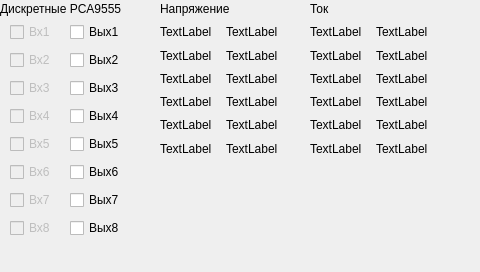
<?xml version="1.0" encoding="UTF-8"?>
<ui version="4.0">
 <class>DialogI2C</class>
 <widget class="QDialog" name="DialogI2C">
  <property name="geometry">
   <rect>
    <x>0</x>
    <y>0</y>
    <width>480</width>
    <height>272</height>
   </rect>
  </property>
  <property name="windowTitle">
   <string>I2C</string>
  </property>
  <widget class="QLabel" name="label">
   <property name="geometry">
    <rect>
     <x>0</x>
     <y>0</y>
     <width>151</width>
     <height>17</height>
    </rect>
   </property>
   <property name="text">
    <string>Дискретные PCA9555</string>
   </property>
  </widget>
  <widget class="QWidget" name="layoutWidget1">
   <property name="enabled">
    <bool>true</bool>
   </property>
   <property name="geometry">
    <rect>
     <x>70</x>
     <y>20</y>
     <width>64</width>
     <height>220</height>
    </rect>
   </property>
   <layout class="QGridLayout" name="gridLayout_2">
    <item row="0" column="0">
     <widget class="QCheckBox" name="radioButton1_2">
      <property name="enabled">
       <bool>true</bool>
      </property>
      <property name="text">
       <string>Вых1</string>
      </property>
     </widget>
    </item>
    <item row="1" column="0">
     <widget class="QCheckBox" name="radioButton2_2">
      <property name="enabled">
       <bool>true</bool>
      </property>
      <property name="text">
       <string>Вых2</string>
      </property>
     </widget>
    </item>
    <item row="2" column="0">
     <widget class="QCheckBox" name="radioButton3_2">
      <property name="enabled">
       <bool>true</bool>
      </property>
      <property name="text">
       <string>Вых3</string>
      </property>
     </widget>
    </item>
    <item row="3" column="0">
     <widget class="QCheckBox" name="radioButton4_2">
      <property name="enabled">
       <bool>true</bool>
      </property>
      <property name="text">
       <string>Вых4</string>
      </property>
     </widget>
    </item>
    <item row="4" column="0">
     <widget class="QCheckBox" name="radioButton5_2">
      <property name="enabled">
       <bool>true</bool>
      </property>
      <property name="text">
       <string>Вых5</string>
      </property>
     </widget>
    </item>
    <item row="5" column="0">
     <widget class="QCheckBox" name="radioButton6_2">
      <property name="enabled">
       <bool>true</bool>
      </property>
      <property name="text">
       <string>Вых6</string>
      </property>
     </widget>
    </item>
    <item row="6" column="0">
     <widget class="QCheckBox" name="radioButton7_2">
      <property name="enabled">
       <bool>true</bool>
      </property>
      <property name="text">
       <string>Вых7</string>
      </property>
     </widget>
    </item>
    <item row="7" column="0">
     <widget class="QCheckBox" name="radioButton8_2">
      <property name="enabled">
       <bool>true</bool>
      </property>
      <property name="text">
       <string>Вых8</string>
      </property>
     </widget>
    </item>
   </layout>
  </widget>
  <widget class="QWidget" name="layoutWidget">
   <property name="geometry">
    <rect>
     <x>10</x>
     <y>20</y>
     <width>54</width>
     <height>220</height>
    </rect>
   </property>
   <layout class="QGridLayout" name="gridLayout">
    <item row="0" column="0">
     <widget class="QCheckBox" name="radioButton1">
      <property name="enabled">
       <bool>false</bool>
      </property>
      <property name="text">
       <string>Вх1</string>
      </property>
     </widget>
    </item>
    <item row="1" column="0">
     <widget class="QCheckBox" name="radioButton2">
      <property name="enabled">
       <bool>false</bool>
      </property>
      <property name="text">
       <string>Вх2</string>
      </property>
     </widget>
    </item>
    <item row="2" column="0">
     <widget class="QCheckBox" name="radioButton3">
      <property name="enabled">
       <bool>false</bool>
      </property>
      <property name="text">
       <string>Вх3</string>
      </property>
     </widget>
    </item>
    <item row="3" column="0">
     <widget class="QCheckBox" name="radioButton4">
      <property name="enabled">
       <bool>false</bool>
      </property>
      <property name="text">
       <string>Вх4</string>
      </property>
     </widget>
    </item>
    <item row="4" column="0">
     <widget class="QCheckBox" name="radioButton5">
      <property name="enabled">
       <bool>false</bool>
      </property>
      <property name="text">
       <string>Вх5</string>
      </property>
     </widget>
    </item>
    <item row="5" column="0">
     <widget class="QCheckBox" name="radioButton6">
      <property name="enabled">
       <bool>false</bool>
      </property>
      <property name="text">
       <string>Вх6</string>
      </property>
     </widget>
    </item>
    <item row="6" column="0">
     <widget class="QCheckBox" name="radioButton7">
      <property name="enabled">
       <bool>false</bool>
      </property>
      <property name="text">
       <string>Вх7</string>
      </property>
     </widget>
    </item>
    <item row="7" column="0">
     <widget class="QCheckBox" name="radioButton8">
      <property name="enabled">
       <bool>false</bool>
      </property>
      <property name="text">
       <string>Вх8</string>
      </property>
     </widget>
    </item>
   </layout>
  </widget>
  <widget class="QWidget" name="layoutWidget">
   <property name="geometry">
    <rect>
     <x>310</x>
     <y>0</y>
     <width>126</width>
     <height>157</height>
    </rect>
   </property>
   <layout class="QGridLayout" name="gridLayout_3">
    <item row="0" column="0">
     <widget class="QLabel" name="label_3">
      <property name="text">
       <string>Ток</string>
      </property>
     </widget>
    </item>
    <item row="1" column="0">
     <widget class="QLabel" name="I1">
      <property name="text">
       <string>TextLabel</string>
      </property>
     </widget>
    </item>
    <item row="1" column="1">
     <widget class="QLabel" name="I7">
      <property name="text">
       <string>TextLabel</string>
      </property>
     </widget>
    </item>
    <item row="2" column="0">
     <widget class="QLabel" name="I2">
      <property name="text">
       <string>TextLabel</string>
      </property>
     </widget>
    </item>
    <item row="2" column="1">
     <widget class="QLabel" name="I8">
      <property name="text">
       <string>TextLabel</string>
      </property>
     </widget>
    </item>
    <item row="3" column="0">
     <widget class="QLabel" name="I3">
      <property name="text">
       <string>TextLabel</string>
      </property>
     </widget>
    </item>
    <item row="3" column="1">
     <widget class="QLabel" name="I9">
      <property name="text">
       <string>TextLabel</string>
      </property>
     </widget>
    </item>
    <item row="4" column="0">
     <widget class="QLabel" name="I4">
      <property name="text">
       <string>TextLabel</string>
      </property>
     </widget>
    </item>
    <item row="4" column="1">
     <widget class="QLabel" name="I10">
      <property name="text">
       <string>TextLabel</string>
      </property>
     </widget>
    </item>
    <item row="5" column="0">
     <widget class="QLabel" name="I5">
      <property name="text">
       <string>TextLabel</string>
      </property>
     </widget>
    </item>
    <item row="5" column="1">
     <widget class="QLabel" name="I11">
      <property name="text">
       <string>TextLabel</string>
      </property>
     </widget>
    </item>
    <item row="6" column="0">
     <widget class="QLabel" name="I6">
      <property name="text">
       <string>TextLabel</string>
      </property>
     </widget>
    </item>
    <item row="6" column="1">
     <widget class="QLabel" name="I12">
      <property name="text">
       <string>TextLabel</string>
      </property>
     </widget>
    </item>
   </layout>
  </widget>
  <widget class="QWidget" name="layoutWidget">
   <property name="geometry">
    <rect>
     <x>160</x>
     <y>0</y>
     <width>126</width>
     <height>157</height>
    </rect>
   </property>
   <layout class="QGridLayout" name="gridLayout_4">
    <item row="0" column="0" colspan="2">
     <widget class="QLabel" name="label_2">
      <property name="text">
       <string>Напряжение</string>
      </property>
     </widget>
    </item>
    <item row="1" column="0">
     <widget class="QLabel" name="U1">
      <property name="text">
       <string>TextLabel</string>
      </property>
     </widget>
    </item>
    <item row="1" column="1">
     <widget class="QLabel" name="U7">
      <property name="text">
       <string>TextLabel</string>
      </property>
     </widget>
    </item>
    <item row="2" column="0">
     <widget class="QLabel" name="U2">
      <property name="text">
       <string>TextLabel</string>
      </property>
     </widget>
    </item>
    <item row="2" column="1">
     <widget class="QLabel" name="U8">
      <property name="text">
       <string>TextLabel</string>
      </property>
     </widget>
    </item>
    <item row="3" column="0">
     <widget class="QLabel" name="U3">
      <property name="text">
       <string>TextLabel</string>
      </property>
     </widget>
    </item>
    <item row="3" column="1">
     <widget class="QLabel" name="U9">
      <property name="text">
       <string>TextLabel</string>
      </property>
     </widget>
    </item>
    <item row="4" column="0">
     <widget class="QLabel" name="U4">
      <property name="text">
       <string>TextLabel</string>
      </property>
     </widget>
    </item>
    <item row="4" column="1">
     <widget class="QLabel" name="U10">
      <property name="text">
       <string>TextLabel</string>
      </property>
     </widget>
    </item>
    <item row="5" column="0">
     <widget class="QLabel" name="U5">
      <property name="text">
       <string>TextLabel</string>
      </property>
     </widget>
    </item>
    <item row="5" column="1">
     <widget class="QLabel" name="U11">
      <property name="text">
       <string>TextLabel</string>
      </property>
     </widget>
    </item>
    <item row="6" column="0">
     <widget class="QLabel" name="U6">
      <property name="text">
       <string>TextLabel</string>
      </property>
     </widget>
    </item>
    <item row="6" column="1">
     <widget class="QLabel" name="U12">
      <property name="text">
       <string>TextLabel</string>
      </property>
     </widget>
    </item>
   </layout>
  </widget>
 </widget>
 <resources/>
 <connections/>
</ui>
